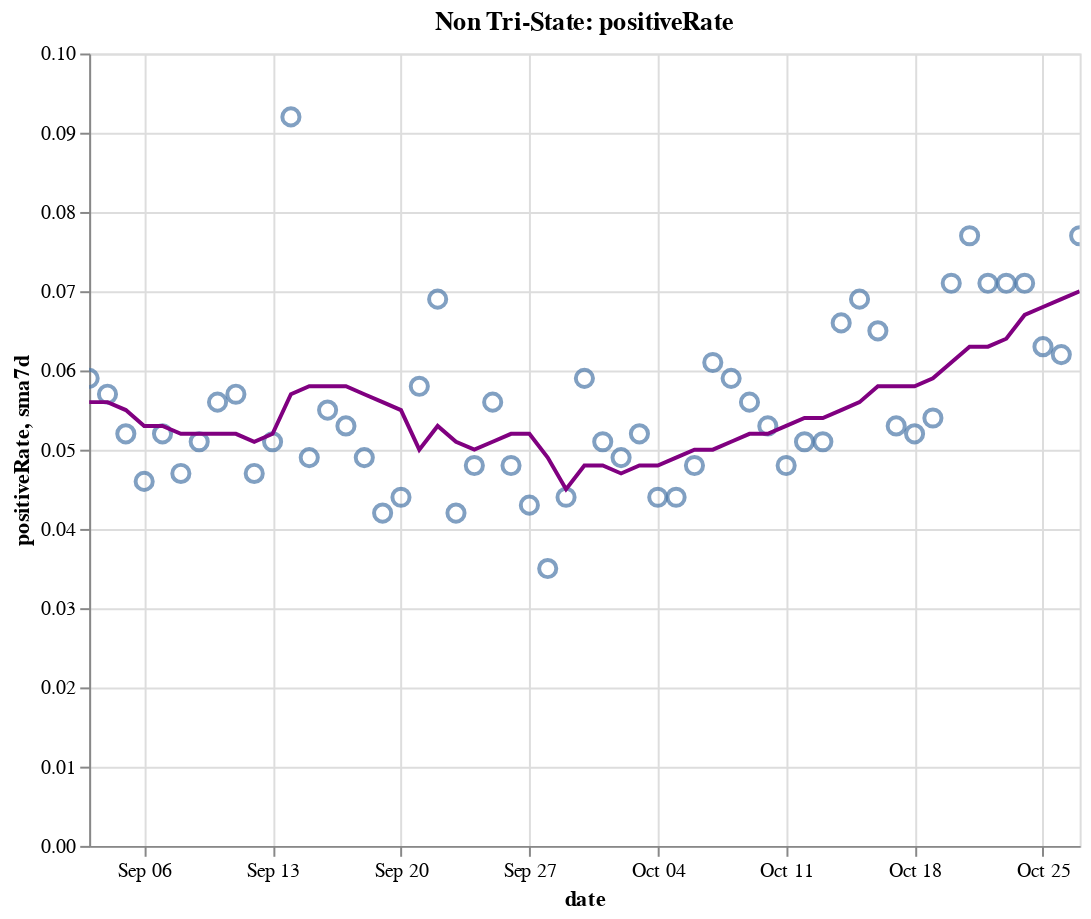

Source (notebook cell):
### Code cell
create_plot(non_tristate, 'positiveRate')

### Figure 1 — Vega-Lite specification as saved in the notebook (floating-point values rounded to 4 significant figures)
{"config": {"view": {"continuousWidth": 400, "continuousHeight": 300}}, "layer": [{"layer": [{"mark": {"type": "point", "size": 75}, "encoding": {"tooltip": [{"type": "temporal", "field": "date"}, {"type": "quantitative", "field": "positiveRate"}, {"type": "quantitative", "field": "sma7d"}], "x": {"type": "temporal", "field": "date"}, "y": {"type": "quantitative", "field": "positiveRate"}}, "selection": {"selector016": {"type": "interval", "bind": "scales", "encodings": ["x", "y"]}}}, {"mark": {"type": "line", "color": "purple"}, "encoding": {"x": {"type": "temporal", "field": "date"}, "y": {"type": "quantitative", "field": "sma7d"}}}]}, {"mark": {"type": "rule", "color": "#aaa"}, "encoding": {"x": {"type": "temporal", "field": "date"}}, "transform": [{"filter": {"selection": "selector015"}}]}, {"mark": "circle", "encoding": {"opacity": {"condition": {"value": 1, "selection": "selector015"}, "value": 0}, "tooltip": [{"type": "temporal", "field": "date"}, {"type": "quantitative", "field": "positiveRate"}, {"type": "quantitative", "field": "sma7d"}], "x": {"type": "temporal", "field": "date"}, "y": {"type": "quantitative", "field": "positiveRate"}}, "selection": {"selector015": {"type": "single", "encodings": ["x"], "on": "mouseover", "nearest": true, "empty": "none"}}}, {"mark": {"type": "text", "align": "left", "dx": 5, "dy": -5, "stroke": "white", "strokeWidth": 2}, "encoding": {"text": {"type": "quantitative", "field": "positiveRate"}, "tooltip": [{"type": "temporal", "field": "date"}, {"type": "quantitative", "field": "positiveRate"}, {"type": "quantitative", "field": "sma7d"}], "x": {"type": "temporal", "field": "date"}, "y": {"type": "quantitative", "field": "positiveRate"}}, "transform": [{"filter": {"selection": "selector015"}}]}, {"mark": {"type": "text", "align": "left", "dx": 5, "dy": -5}, "encoding": {"text": {"type": "quantitative", "field": "positiveRate"}, "tooltip": [{"type": "temporal", "field": "date"}, {"type": "quantitative", "field": "positiveRate"}, {"type": "quantitative", "field": "sma7d"}], "x": {"type": "temporal", "field": "date"}, "y": {"type": "quantitative", "field": "positiveRate"}}, "transform": [{"filter": {"selection": "selector015"}}]}], "data": {"name": "data-77ff69d4fb3ac5bacb145516946b1cc7"}, "height": 400, "title": "Non Tri-State: positiveRate", "width": 500, "$schema": "https://vega.github.io/schema/vega-lite/v4.8.1.json", "datasets": {"data-77ff69d4fb3ac5bacb145516946b1cc7": [{"date": "2020-09-03T00:00:00", "totalTestResultsIncrease": 731600.0, "positiveIncrease": 43260.0, "death": 133000.0, "deathIncrease": 1055.0, "positiveRate": 0.059, "state": "Non Tri-State", "sma7d": 0.056}, {"date": "2020-09-04T00:00:00", "totalTestResultsIncrease": 871900.0, "positiveIncrease": 50070.0, "death": 133900.0, "deathIncrease": 986.0, "positiveRate": 0.057, "state": "Non Tri-State", "sma7d": 0.056}, {"date": "2020-09-05T00:00:00", "totalTestResultsIncrease": 845800.0, "positiveIncrease": 43720.0, "death": 134900.0, "deathIncrease": 909.0, "positiveRate": 0.052, "state": "Non Tri-State", "sma7d": 0.055}, {"date": "2020-09-06T00:00:00", "totalTestResultsIncrease": 695900.0, "positiveIncrease": 32030.0, "death": 135300.0, "deathIncrease": 436.0, "positiveRate": 0.046, "state": "Non Tri-State", "sma7d": 0.053}, {"date": "2020-09-07T00:00:00", "totalTestResultsIncrease": 538800.0, "positiveIncrease": 27800.0, "death": 135500.0, "deathIncrease": 221.0, "positiveRate": 0.052, "state": "Non Tri-State", "sma7d": 0.053}, {"date": "2020-09-08T00:00:00", "totalTestResultsIncrease": 450000.0, "positiveIncrease": 20950.0, "death": 135900.0, "deathIncrease": 341.0, "positiveRate": 0.047, "state": "Non Tri-State", "sma7d": 0.052}, {"date": "2020-09-09T00:00:00", "totalTestResultsIncrease": 594000.0, "positiveIncrease": 30080.0, "death": 136900.0, "deathIncrease": 1073.0, "positiveRate": 0.051, "state": "Non Tri-State", "sma7d": 0.052}, {"date": "2020-09-10T00:00:00", "totalTestResultsIncrease": 641300.0, "positiveIncrease": 36130.0, "death": 138100.0, "deathIncrease": 1154.0, "positiveRate": 0.056, "state": "Non Tri-State", "sma7d": 0.052}, {"date": "2020-09-11T00:00:00", "totalTestResultsIncrease": 758300.0, "positiveIncrease": 43290.0, "death": 139100.0, "deathIncrease": 1002.0, "positiveRate": 0.057, "state": "Non Tri-State", "sma7d": 0.052}, {"date": "2020-09-12T00:00:00", "totalTestResultsIncrease": 873400.0, "positiveIncrease": 40770.0, "death": 139900.0, "deathIncrease": 804.0, "positiveRate": 0.047, "state": "Non Tri-State", "sma7d": 0.051}, {"date": "2020-09-13T00:00:00", "totalTestResultsIncrease": 654500.0, "positiveIncrease": 33400.0, "death": 140300.0, "deathIncrease": 379.0, "positiveRate": 0.051, "state": "Non Tri-State", "sma7d": 0.052}, {"date": "2020-09-14T00:00:00", "totalTestResultsIncrease": 352700.0, "positiveIncrease": 32360.0, "death": 140700.0, "deathIncrease": 391.0, "positiveRate": 0.092, "state": "Non Tri-State", "sma7d": 0.057}, {"date": "2020-09-15T00:00:00", "totalTestResultsIncrease": 688900.0, "positiveIncrease": 33730.0, "death": 141700.0, "deathIncrease": 1011.0, "positiveRate": 0.049, "state": "Non Tri-State", "sma7d": 0.058}, {"date": "2020-09-16T00:00:00", "totalTestResultsIncrease": 705500.0, "positiveIncrease": 38780.0, "death": 142900.0, "deathIncrease": 1184.0, "positiveRate": 0.055, "state": "Non Tri-State", "sma7d": 0.058}, {"date": "2020-09-17T00:00:00", "totalTestResultsIncrease": 795800.0, "positiveIncrease": 41890.0, "death": 143700.0, "deathIncrease": 856.0, "positiveRate": 0.053, "state": "Non Tri-State", "sma7d": 0.058}, {"date": "2020-09-18T00:00:00", "totalTestResultsIncrease": 938200.0, "positiveIncrease": 46040.0, "death": 144600.0, "deathIncrease": 883.0, "positiveRate": 0.049, "state": "Non Tri-State", "sma7d": 0.057}, {"date": "2020-09-19T00:00:00", "totalTestResultsIncrease": 1038000.0, "positiveIncrease": 44050.0, "death": 145300.0, "deathIncrease": 735.0, "positiveRate": 0.042, "state": "Non Tri-State", "sma7d": 0.056}, {"date": "2020-09-20T00:00:00", "totalTestResultsIncrease": 799100.0, "positiveIncrease": 34960.0, "death": 145600.0, "deathIncrease": 322.0, "positiveRate": 0.044, "state": "Non Tri-State", "sma7d": 0.055}, {"date": "2020-09-21T00:00:00", "totalTestResultsIncrease": 651900.0, "positiveIncrease": 38000.0, "death": 145900.0, "deathIncrease": 281.0, "positiveRate": 0.058, "state": "Non Tri-State", "sma7d": 0.05}, {"date": "2020-09-22T00:00:00", "totalTestResultsIncrease": 693400.0, "positiveIncrease": 48070.0, "death": 146800.0, "deathIncrease": 842.0, "positiveRate": 0.069, "state": "Non Tri-State", "sma7d": 0.053}, {"date": "2020-09-23T00:00:00", "totalTestResultsIncrease": 881900.0, "positiveIncrease": 37340.0, "death": 147900.0, "deathIncrease": 1145.0, "positiveRate": 0.042, "state": "Non Tri-State", "sma7d": 0.051}, {"date": "2020-09-24T00:00:00", "totalTestResultsIncrease": 871800.0, "positiveIncrease": 42030.0, "death": 148800.0, "deathIncrease": 908.0, "positiveRate": 0.048, "state": "Non Tri-State", "sma7d": 0.05}, {"date": "2020-09-25T00:00:00", "totalTestResultsIncrease": 958000.0, "positiveIncrease": 53920.0, "death": 149700.0, "deathIncrease": 829.0, "positiveRate": 0.056, "state": "Non Tri-State", "sma7d": 0.051}, {"date": "2020-09-26T00:00:00", "totalTestResultsIncrease": 960300.0, "positiveIncrease": 46040.0, "death": 150500.0, "deathIncrease": 859.0, "positiveRate": 0.048, "state": "Non Tri-State", "sma7d": 0.052}, {"date": "2020-09-27T00:00:00", "totalTestResultsIncrease": 791100.0, "positiveIncrease": 33860.0, "death": 150800.0, "deathIncrease": 295.0, "positiveRate": 0.043, "state": "Non Tri-State", "sma7d": 0.052}, {"date": "2020-09-28T00:00:00", "totalTestResultsIncrease": 981100.0, "positiveIncrease": 34560.0, "death": 151100.0, "deathIncrease": 245.0, "positiveRate": 0.035, "state": "Non Tri-State", "sma7d": 0.049}, {"date": "2020-09-29T00:00:00", "totalTestResultsIncrease": 794900.0, "positiveIncrease": 35060.0, "death": 151800.0, "deathIncrease": 725.0, "positiveRate": 0.044, "state": "Non Tri-State", "sma7d": 0.045}, {"date": "2020-09-30T00:00:00", "totalTestResultsIncrease": 719800.0, "positiveIncrease": 42420.0, "death": 152800.0, "deathIncrease": 1040.0, "positiveRate": 0.059, "state": "Non Tri-State", "sma7d": 0.048}, {"date": "2020-10-01T00:00:00", "totalTestResultsIncrease": 847200.0, "positiveIncrease": 43430.0, "death": 153600.0, "deathIncrease": 832.0, "positiveRate": 0.051, "state": "Non Tri-State", "sma7d": 0.048}, {"date": "2020-10-02T00:00:00", "totalTestResultsIncrease": 958800.0, "positiveIncrease": 46590.0, "death": 154500.0, "deathIncrease": 822.0, "positiveRate": 0.049, "state": "Non Tri-State", "sma7d": 0.047}, {"date": "2020-10-03T00:00:00", "totalTestResultsIncrease": 931900.0, "positiveIncrease": 48660.0, "death": 155200.0, "deathIncrease": 729.0, "positiveRate": 0.052, "state": "Non Tri-State", "sma7d": 0.048}, {"date": "2020-10-04T00:00:00", "totalTestResultsIncrease": 831500.0, "positiveIncrease": 36510.0, "death": 155500.0, "deathIncrease": 348.0, "positiveRate": 0.044, "state": "Non Tri-State", "sma7d": 0.048}, {"date": "2020-10-05T00:00:00", "totalTestResultsIncrease": 816200.0, "positiveIncrease": 35860.0, "death": 155900.0, "deathIncrease": 312.0, "positiveRate": 0.044, "state": "Non Tri-State", "sma7d": 0.049}, {"date": "2020-10-06T00:00:00", "totalTestResultsIncrease": 767200.0, "positiveIncrease": 36470.0, "death": 156500.0, "deathIncrease": 612.0, "positiveRate": 0.048, "state": "Non Tri-State", "sma7d": 0.05}, {"date": "2020-10-07T00:00:00", "totalTestResultsIncrease": 796600.0, "positiveIncrease": 48570.0, "death": 157400.0, "deathIncrease": 901.0, "positiveRate": 0.061, "state": "Non Tri-State", "sma7d": 0.05}, {"date": "2020-10-08T00:00:00", "totalTestResultsIncrease": 883600.0, "positiveIncrease": 51770.0, "death": 158300.0, "deathIncrease": 963.0, "positiveRate": 0.059, "state": "Non Tri-State", "sma7d": 0.051}, {"date": "2020-10-09T00:00:00", "totalTestResultsIncrease": 975200.0, "positiveIncrease": 54260.0, "death": 159200.0, "deathIncrease": 880.0, "positiveRate": 0.056, "state": "Non Tri-State", "sma7d": 0.052}, {"date": "2020-10-10T00:00:00", "totalTestResultsIncrease": 1039000.0, "positiveIncrease": 55180.0, "death": 159900.0, "deathIncrease": 650.0, "positiveRate": 0.053, "state": "Non Tri-State", "sma7d": 0.052}, {"date": "2020-10-11T00:00:00", "totalTestResultsIncrease": 926400.0, "positiveIncrease": 44900.0, "death": 160300.0, "deathIncrease": 458.0, "positiveRate": 0.048, "state": "Non Tri-State", "sma7d": 0.053}, {"date": "2020-10-12T00:00:00", "totalTestResultsIncrease": 788000.0, "positiveIncrease": 40270.0, "death": 160600.0, "deathIncrease": 271.0, "positiveRate": 0.051, "state": "Non Tri-State", "sma7d": 0.054}, {"date": "2020-10-13T00:00:00", "totalTestResultsIncrease": 900200.0, "positiveIncrease": 45620.0, "death": 161300.0, "deathIncrease": 671.0, "positiveRate": 0.051, "state": "Non Tri-State", "sma7d": 0.054}, {"date": "2020-10-14T00:00:00", "totalTestResultsIncrease": 827500.0, "positiveIncrease": 54390.0, "death": 162100.0, "deathIncrease": 791.0, "positiveRate": 0.066, "state": "Non Tri-State", "sma7d": 0.055}, {"date": "2020-10-15T00:00:00", "totalTestResultsIncrease": 871900.0, "positiveIncrease": 60500.0, "death": 163000.0, "deathIncrease": 929.0, "positiveRate": 0.069, "state": "Non Tri-State", "sma7d": 0.056}, {"date": "2020-10-16T00:00:00", "totalTestResultsIncrease": 990500.0, "positiveIncrease": 64720.0, "death": 163800.0, "deathIncrease": 860.0, "positiveRate": 0.065, "state": "Non Tri-State", "sma7d": 0.058}, {"date": "2020-10-17T00:00:00", "totalTestResultsIncrease": 1048000.0, "positiveIncrease": 55150.0, "death": 164600.0, "deathIncrease": 769.0, "positiveRate": 0.053, "state": "Non Tri-State", "sma7d": 0.058}, {"date": "2020-10-18T00:00:00", "totalTestResultsIncrease": 885400.0, "positiveIncrease": 46190.0, "death": 165000.0, "deathIncrease": 379.0, "positiveRate": 0.052, "state": "Non Tri-State", "sma7d": 0.058}, {"date": "2020-10-19T00:00:00", "totalTestResultsIncrease": 989500.0, "positiveIncrease": 53750.0, "death": 165400.0, "deathIncrease": 426.0, "positiveRate": 0.054, "state": "Non Tri-State", "sma7d": 0.059}, {"date": "2020-10-20T00:00:00", "totalTestResultsIncrease": 816200.0, "positiveIncrease": 57940.0, "death": 166200.0, "deathIncrease": 801.0, "positiveRate": 0.071, "state": "Non Tri-State", "sma7d": 0.061}, {"date": "2020-10-21T00:00:00", "totalTestResultsIncrease": 743300.0, "positiveIncrease": 57240.0, "death": 167200.0, "deathIncrease": 991.0, "positiveRate": 0.077, "state": "Non Tri-State", "sma7d": 0.063}, {"date": "2020-10-22T00:00:00", "totalTestResultsIncrease": 981300.0, "positiveIncrease": 69720.0, "death": 168300.0, "deathIncrease": 1108.0, "positiveRate": 0.071, "state": "Non Tri-State", "sma7d": 0.063}, {"date": "2020-10-23T00:00:00", "totalTestResultsIncrease": 1130000.0, "positiveIncrease": 79700.0, "death": 169200.0, "deathIncrease": 888.0, "positiveRate": 0.071, "state": "Non Tri-State", "sma7d": 0.064}, {"date": "2020-10-24T00:00:00", "totalTestResultsIncrease": 1112000.0, "positiveIncrease": 78960.0, "death": 170100.0, "deathIncrease": 869.0, "positiveRate": 0.071, "state": "Non Tri-State", "sma7d": 0.067}, {"date": "2020-10-25T00:00:00", "totalTestResultsIncrease": 991800.0, "positiveIncrease": 62890.0, "death": 170400.0, "deathIncrease": 361.0, "positiveRate": 0.063, "state": "Non Tri-State", "sma7d": 0.068}, {"date": "2020-10-26T00:00:00", "totalTestResultsIncrease": 933900.0, "positiveIncrease": 57820.0, "death": 170800.0, "deathIncrease": 358.0, "positiveRate": 0.062, "state": "Non Tri-State", "sma7d": 0.069}, {"date": "2020-10-27T00:00:00", "totalTestResultsIncrease": 898600.0, "positiveIncrease": 68920.0, "death": 171700.0, "deathIncrease": 895.0, "positiveRate": 0.077, "state": "Non Tri-State", "sma7d": 0.07}]}}
